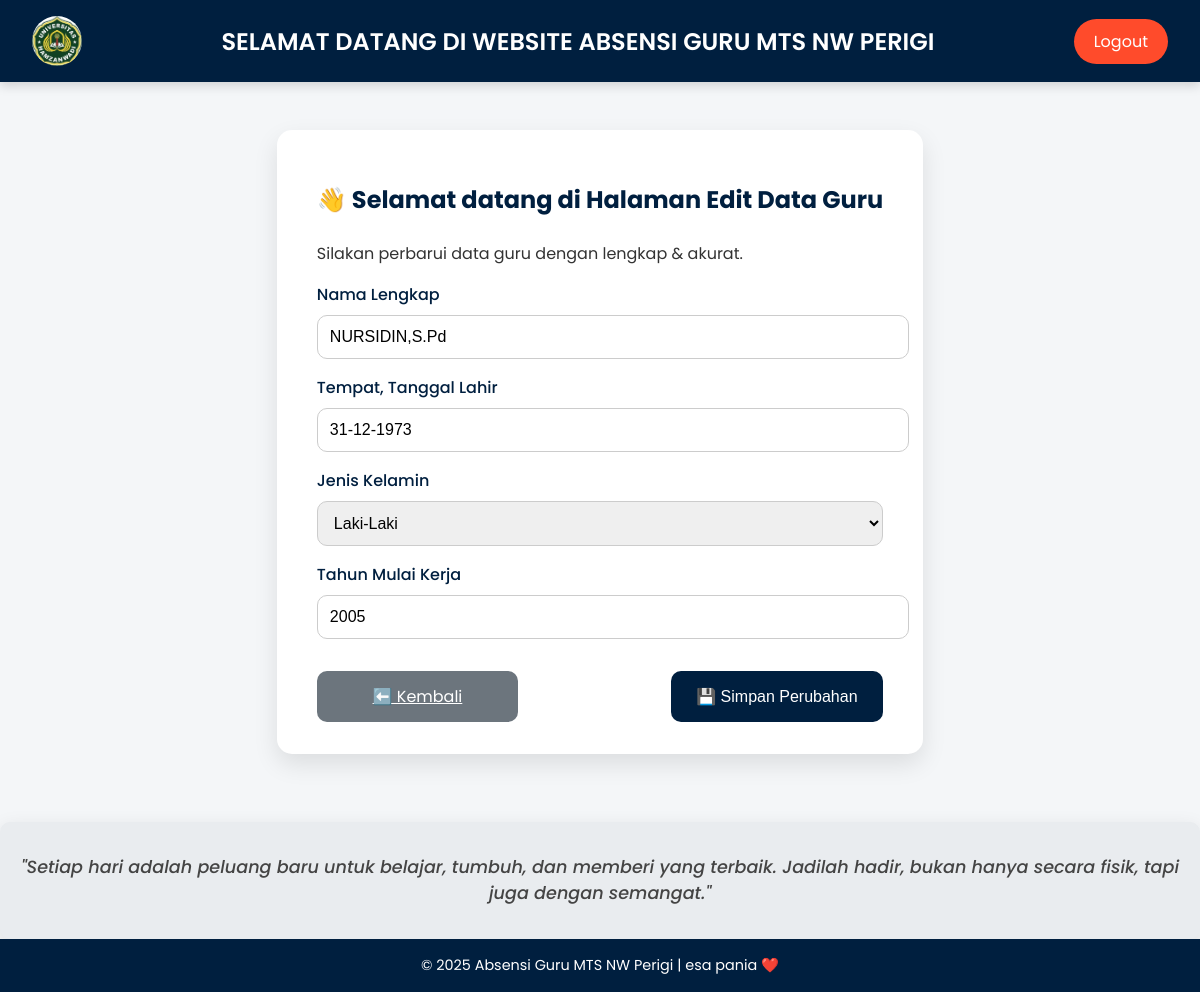
/edit_guru/7 (signed in), run on the app's committed database.
### tables this page shows
CREATE TABLE "guru" (
	"id"	INTEGER,
	"nama"	TEXT NOT NULL,
	"ttl"	TEXT,
	"jenis_kelamin"	TEXT,
	"tahun_mulai_kerja"	INTEGER,
	PRIMARY KEY("id" AUTOINCREMENT)
);

### app.py (the view, shortened to what this page needs)
@app.route('/edit_guru/<int:id>', methods=['GET', 'POST'])
def edit_guru(id):
    if 'admin' not in session and 'user' not in session:
        return redirect(url_for('login'))
    conn = get_db_connection()
    guru = conn.execute('SELECT * FROM guru WHERE id = ?', (id,)).fetchone()
    if guru is None:
        flash('❌ Data guru tidak ditemukan.', 'danger')
        return redirect(url_for('data_guru'))
    conn.close()
    return render_template('edit_guru.html', guru=guru)

### app.py (called while the page is built)
def get_db_connection():
    if not hasattr(get_db_connection, 'initialized'):
        init_db()
        get_db_connection.initialized = True
    if not os.path.exists('database'):
        os.makedirs('database')
    conn = sqlite3.connect(DB_PATH)
    conn.row_factory = sqlite3.Row
    return conn

### templates/edit_guru.html (shortened to what this page needs)
<!DOCTYPE html>
<html lang="id">
<head>
    <link rel="stylesheet" href="{{ url_for('static', filename='css/edit_guru.css') }}">
</head>
<body>
    <div class="navbar">
        <img src="{{ url_for('static', filename='images/unhas.jpg') }}" alt="Logo Unhas">
        <h1>SELAMAT DATANG DI WEBSITE ABSENSI GURU MTS NW PERIGI</h1>
        <a href="{{ url_for('logout') }}" class="logout-btn">Logout</a>
    </div>
    <div class="container">
        <h2>👋 Selamat datang di Halaman Edit Data Guru</h2>
        <p class="welcome">Silakan perbarui data guru dengan lengkap & akurat.</p>
        <form method="POST">
            <label for="nama">Nama Lengkap</label>
            <input type="text" id="nama" name="nama" value="{{ guru['nama'] }}" required>
            <label for="ttl">Tempat, Tanggal Lahir</label>
            <input type="text" id="ttl" name="ttl" value="{{ guru['ttl'] }}" required>
            <label for="jenis_kelamin">Jenis Kelamin</label>
            <select id="jenis_kelamin" name="jenis_kelamin" required>
                <option value="Laki-Laki" {% if guru['jenis_kelamin'] == 'Laki-Laki' %}selected{% endif %}>Laki-Laki</option>
            </select>
            <label for="tahun_mulai_kerja">Tahun Mulai Kerja</label>
            <input type="number" id="tahun_mulai_kerja" name="tahun_mulai_kerja" value="{{ guru['tahun_mulai_kerja'] }}" required>
            <div class="buttons">
                <a href="{{ url_for('data_guru') }}" class="btn btn-back">⬅️ Kembali</a>
                <button type="submit" class="btn btn-save">💾 Simpan Perubahan</button>
            </div>
        </form>
    </div>
    <div class="motivasi">
        <p><em>"Setiap hari adalah peluang baru untuk belajar, tumbuh, dan memberi yang terbaik. Jadilah hadir, bukan hanya secara fisik, tapi juga dengan semangat."</em></p>
    </div>
    <footer>
        © 2025 Absensi Guru MTS NW Perigi | esa pania ❤️
    </footer>
</body>
</html>

### static/css/edit_guru.css (style rules this page uses)
body { margin: 0; font-family: 'Poppins', sans-serif; background-color: #f4f6f8; color: #333; min-height: 100vh; display: flex; flex-direction: column; }
.navbar { background-color: #001f3f; color: #fff; display: flex; justify-content: space-between; align-items: center; padding: 1rem 2rem; box-shadow: 0 4px 10px rgba(0, 0, 0, 0.15); }
.navbar h1 { font-size: 1.5rem; font-weight: 600; margin: 0; color: #fff; }
.navbar img { height: 50px; border-radius: 50%; }
.logout-btn { text-decoration: none; color: #fff; background-color: #ff4b2b; padding: 10px 20px; border-radius: 30px; transition: 0.2s ease; }
.container { max-width: 700px; background: #ffffff; margin: 3rem auto; padding: 2rem 2.5rem; border-radius: 15px; box-shadow: 0 10px 25px rgba(0, 0, 0, 0.1); }
h2 { text-align: center; margin-bottom: 1.5rem; color: #001f3f; }
label { display: block; margin-top: 1rem; font-weight: 500; color: #001f3f; }
input, select { width: 100%; padding: 0.75rem; margin-top: 0.5rem; border: 1px solid #ccc; border-radius: 10px; font-size: 1rem; }
.buttons { margin-top: 2rem; display: flex; justify-content: space-between; gap: 1rem; }
.btn { padding: 0.8rem 1.6rem; font-size: 1rem; border: none; border-radius: 10px; cursor: pointer; transition: all 0.3s ease; min-width: 150px; text-align: center; }
.btn-save { background-color: #001f3f; color: #fff; }
.btn-back { background-color: #6c757d; color: #fff; }
footer { text-align: center; background-color: #001f3f; color: #fff; padding: 1rem; margin-top: auto; font-size: 0.9rem; }
.motivasi { margin-top: 20px; padding: 15px; background-color: #e9ecef; border-radius: 10px; text-align: center; font-size: 1.1em; font-weight: 500; color: #444; box-shadow: 0 6px 20px rgba(0, 0, 0, 0.1); }

### data on the page
guru: nama "NURSIDIN,S.Pd", ttl "31-12-1973", jenis_kelamin "Laki-Laki", tahun_mulai_kerja "2005"
